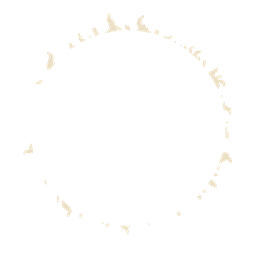
#> input picture src/assets/orrery/sun-occluder.png, 256 x 256 px
$ python generate_planet_assets.py --source ../src/assets/orrery/sun-occluder.png --out-dir out
#> lines starting #> are read from the running program, lines starting #| are printed output that depends on the picture; after the words box and inside, x2 and y2 are one past the last pixel; in counts of white or black regions, pixels touching at a corner belong together
from __future__ import annotations

import argparse
from pathlib import Path

from PIL import Image, ImageChops, ImageDraw

PLANETS = [
    ("mercury", 0, 0),
    ("venus", 1, 0),
    ("earth", 2, 0),
    ("mars", 0, 1),
    ("jupiter", 1, 1),
    ("saturn", 2, 1),
]

CELL_SIZE = 250
CANVAS_SIZE = 256
OUTPUT_COLOR = (235, 224, 198, 255)


def create_ink_alpha(image: Image.Image) -> Image.Image:
    grayscale = image.convert("L")
    return grayscale.point(
        lambda value: 0 if value >= 238 else min(255, int((238 - value) * 4.8))
    )


def create_circle_keep_mask() -> Image.Image:
    mask = Image.new("L", (CELL_SIZE, CELL_SIZE), 0)
    draw = ImageDraw.Draw(mask)
    draw.ellipse((15, 8, 235, 220), fill=255)
    return mask


def create_saturn_keep_mask() -> Image.Image:
    mask = Image.new("L", (CELL_SIZE, CELL_SIZE), 0)
    draw = ImageDraw.Draw(mask)
    draw.ellipse((34, 18, 214, 210), fill=255)

    ring_band = Image.new("L", (CELL_SIZE, CELL_SIZE), 0)
    ring_draw = ImageDraw.Draw(ring_band)

    # Preserve Saturn's full ring footprint from the source cell rather than
    # just a narrow outline, which clipped most of the visible ring lines.
    ring_draw.ellipse((-42, 56, 292, 180), fill=255)
    ring_draw.ellipse((18, 90, 232, 146), fill=0)
    rotated_band = ring_band.rotate(
        -24,
        resample=Image.Resampling.BICUBIC,
        center=(125, 118),
        fillcolor=0,
    )

    return ImageChops.lighter(mask, rotated_band)


def create_planet_asset(crop: Image.Image, keep_mask: Image.Image) -> Image.Image:
    alpha = ImageChops.multiply(create_ink_alpha(crop), keep_mask)
    tinted = Image.new("RGBA", (CELL_SIZE, CELL_SIZE), OUTPUT_COLOR)
    tinted.putalpha(alpha)

    canvas = Image.new("RGBA", (CANVAS_SIZE, CANVAS_SIZE), (0, 0, 0, 0))
    canvas.alpha_composite(tinted, ((CANVAS_SIZE - CELL_SIZE) // 2, (CANVAS_SIZE - CELL_SIZE) // 2))
    return canvas


def create_isolated_asset(source: Image.Image, padding: int = 6) -> Image.Image:
    grayscale = source.convert("L")
    alpha = grayscale.point(
        lambda value: 0 if value >= 245 else min(255, int((245 - value) * 5.0))
    )

    tinted = Image.new("RGBA", source.size, OUTPUT_COLOR)
    tinted.putalpha(alpha)

    max_width = CANVAS_SIZE - padding
    max_height = CANVAS_SIZE - padding
    scale = min(max_width / source.width, max_height / source.height)
    resized = tinted.resize(
        (round(source.width * scale), round(source.height * scale)),
        Image.Resampling.LANCZOS,
    )

    canvas = Image.new("RGBA", (CANVAS_SIZE, CANVAS_SIZE), (0, 0, 0, 0))
    canvas.alpha_composite(
        resized,
        ((CANVAS_SIZE - resized.width) // 2, (CANVAS_SIZE - resized.height) // 2),
    )
    return canvas


def main() -> None:
    parser = argparse.ArgumentParser()
    parser.add_argument("--source", type=Path, required=True)
    parser.add_argument("--saturn-source", type=Path)
    parser.add_argument("--out-dir", type=Path, required=True)
    parser.add_argument("--preview", type=Path)
    args = parser.parse_args()

    source = Image.open(args.source).convert("RGB")
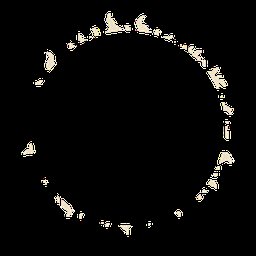
#> source: PIL image 256x256 RGB; mean R, G, B 9.9, 9.5, 8.4
    saturn_source = (
        Image.open(args.saturn_source).convert("RGB")
        if args.saturn_source
        else None
    )
    args.out_dir.mkdir(parents=True, exist_ok=True)

    preview = Image.new("RGBA", (CANVAS_SIZE * 3, CANVAS_SIZE * 2), (12, 16, 22, 255))
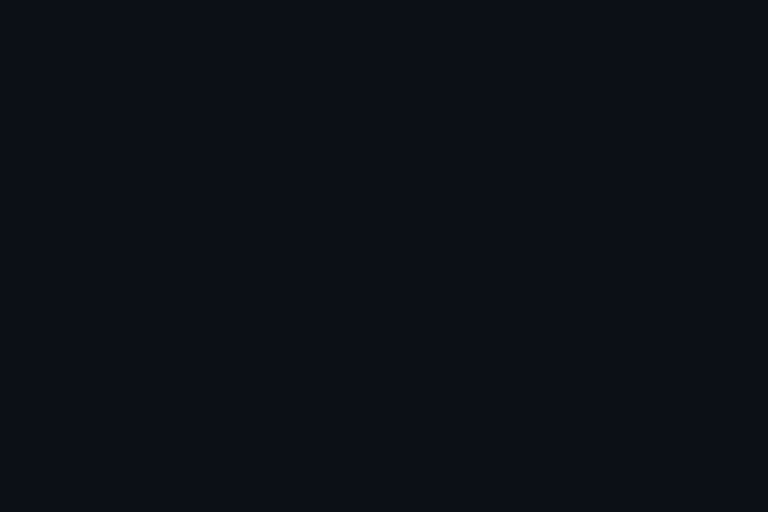
#> preview: PIL image 768x512 RGBA; mean R, G, B, A 12, 16, 22, 255

    for index, (name, column, row) in enumerate(PLANETS):
        crop = source.crop(
            (
                column * CELL_SIZE,
                row * CELL_SIZE,
                (column + 1) * CELL_SIZE,
                (row + 1) * CELL_SIZE,
            )
        )

        if name == "saturn" and saturn_source is not None:
            asset = create_isolated_asset(saturn_source)
        else:
            keep_mask = create_saturn_keep_mask() if name == "saturn" else create_circle_keep_mask()
            asset = create_planet_asset(crop, keep_mask)
        asset.save(args.out_dir / f"{name}.png")
        preview.alpha_composite(asset, ((index % 3) * CANVAS_SIZE, (index // 3) * CANVAS_SIZE))
#> this loop made 6 passes
#> pass 1, in main, `crop = source.crop( ( column * CELL_SIZE, row * CELL_SIZE, (column + 1..`:
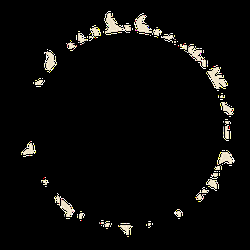
#> crop: PIL image 250x250 RGB; mean R, G, B 10.4, 9.9, 8.8
#> pass 1, in main, `keep_mask = create_saturn_keep_mask() if name == "saturn" else create_..`:
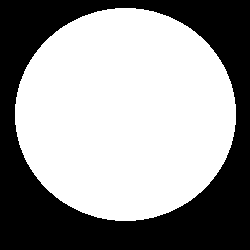
#> keep_mask: PIL image 250x250 L; 59.1% white; 1 black region, box (x1, y1, x2, y2) and area: (0, 0, 250, 250) 25547
#> pass 1, in create_ink_alpha, `grayscale = image.convert("L")`:
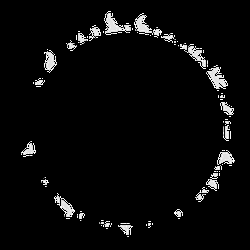
#> grayscale: PIL image 250x250 L; min 0, max 255, mean 9.9
#> after the loop:
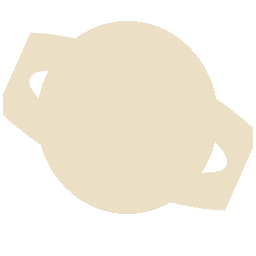
#> asset: PIL image 256x256 RGBA; mean R, G, B, A 123.2, 117.4, 103.8, 132.8; transparent parts drawn white
#> after the loop: crop: PIL image 250x250 RGB; every value is 0
#> after the loop:
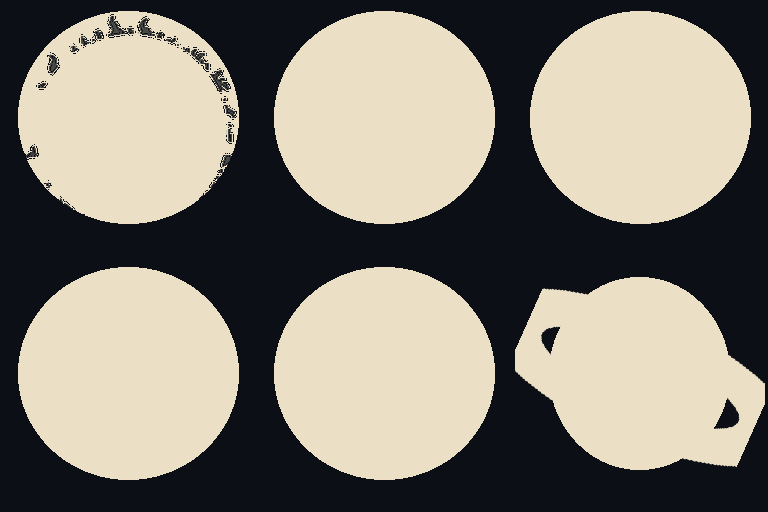
#> preview: PIL image 768x512 RGBA; mean R, G, B, A 135.2, 130.9, 119.2, 255

    if args.preview:
        args.preview.parent.mkdir(parents=True, exist_ok=True)
        preview.save(args.preview)


if __name__ == "__main__":
    main()
